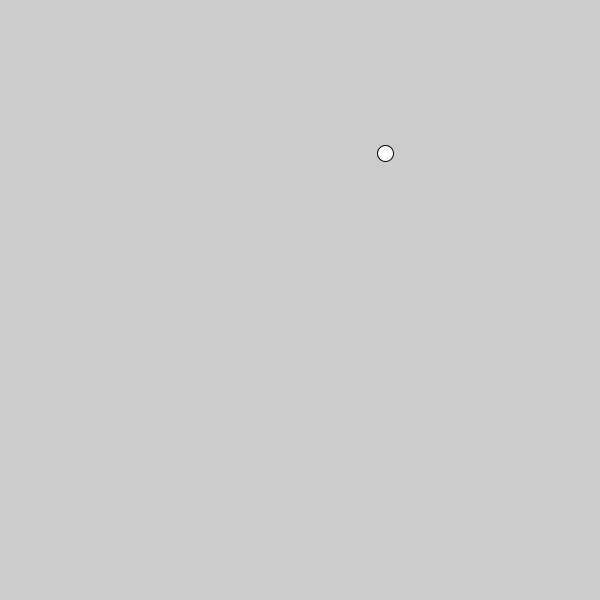
Frame 1 (no input)
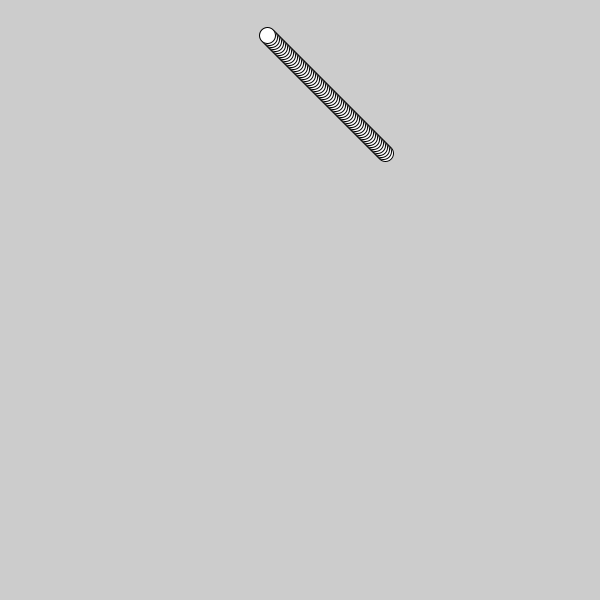
Frame 60 (the mouse pressed at the canvas centre just before this capture)
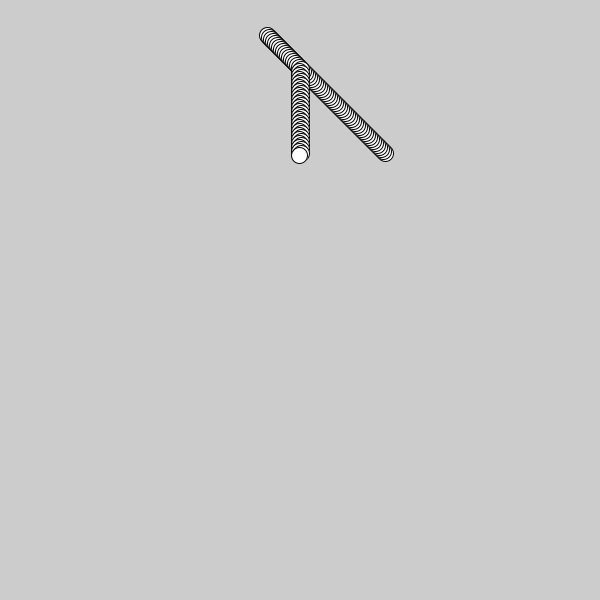
Frame 120 (the mouse held since frame 60 and released just before this capture)

The Processing sketch that drew these frames (run headless with seeded random() and noise(); from frame 60 on, the mouse is pressed at the canvas centre):

// Processing sketch: sketch_200417a
// ── sketch_200417a.pde
PVector location;
PVector velocity;
PVector dir;

void setup(){
    size(600,600);
    stroke(0);
    fill(255);
    location = new PVector(random(height), random(width));
    velocity = new PVector(1,0);
    dir = new PVector(mouseX , mouseY);
}
  
void draw(){
    dir.set(mouseX, mouseY);
    
      if(dir.x < location.x){
        velocity.x = -2;
      }
      else if(dir.x > location.x){
        velocity.x = 2;
      }  
      
      if(dir.y < location.y){
        velocity.y = -2;
      }
      else if(dir.y > location.y){
        velocity.y = 2;
      }
     
    

    
    
    location.add(velocity);
   
    ellipse(location.x, location.y, 16, 16);  

}




  


  
